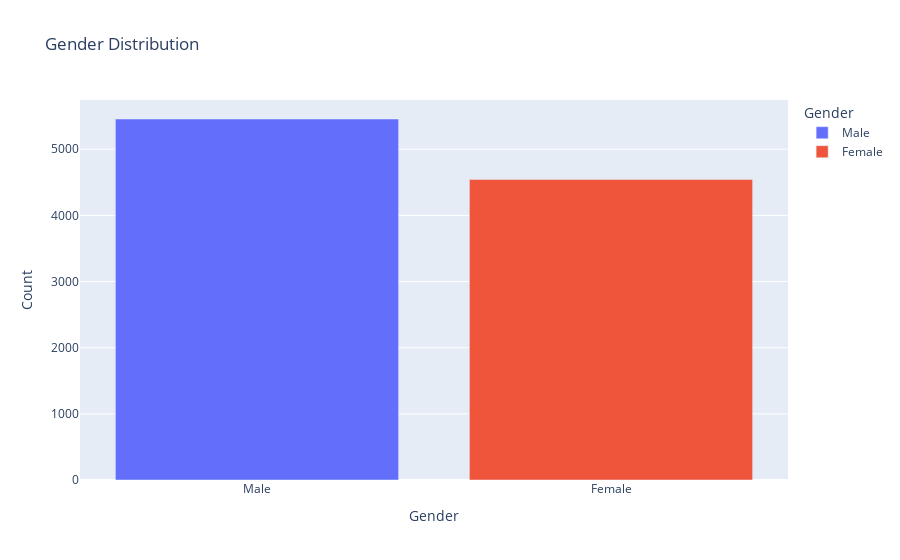
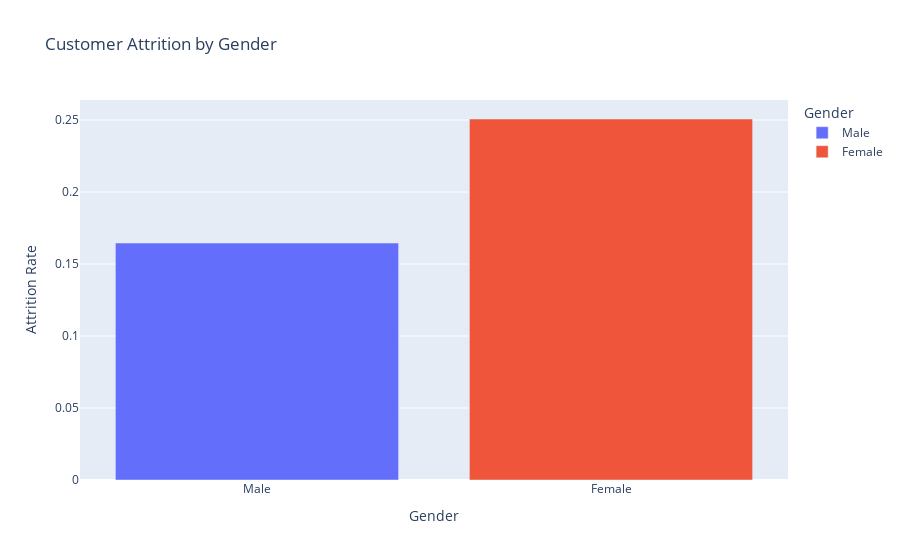

The code cell stored with these charts, in order, in its notebook:
### Markdown cell above
### Gender Distribution and Attrition by bar chart

### Code cell
# Gender Distribution Bar Chart
gender_counts = data['Gender'].value_counts().reset_index()
gender_counts.columns = ['Gender', 'Count']

fig = px.bar(gender_counts, x='Gender', y='Count', color='Gender', title="Gender Distribution")
fig.update_xaxes(title="Gender")
fig.update_yaxes(title="Count")
fig.show()

# Customer Attrition by Gender Bar Chart
gender_attrition = data.groupby("Gender")["Exited"].mean().reset_index()
gender_attrition.columns = ['Gender', 'Attrition Rate']
category_order = ['Male', 'Female']

fig = px.bar(gender_attrition, x='Gender', y='Attrition Rate', color='Gender',
        title="Customer Attrition by Gender", category_orders={"Gender": category_order})
fig.update_xaxes(title="Gender")
fig.update_yaxes(title="Attrition Rate")
fig.show()

### Figure 1 — Plotly figure (JSON) as saved in the notebook; plotly's stock layout.template omitted (floating-point values rounded to 4 significant figures)
{"data": [{"alignmentgroup": "True", "hovertemplate": "Gender=%{x}<br>Count=%{y}<extra></extra>", "legendgroup": "Male", "marker": {"color": "#636efa", "pattern": {"shape": ""}}, "name": "Male", "offsetgroup": "Male", "orientation": "v", "showlegend": true, "textposition": "auto", "type": "bar", "x": ["Male"], "xaxis": "x", "y": [5457], "yaxis": "y"}, {"alignmentgroup": "True", "hovertemplate": "Gender=%{x}<br>Count=%{y}<extra></extra>", "legendgroup": "Female", "marker": {"color": "#EF553B", "pattern": {"shape": ""}}, "name": "Female", "offsetgroup": "Female", "orientation": "v", "showlegend": true, "textposition": "auto", "type": "bar", "x": ["Female"], "xaxis": "x", "y": [4543], "yaxis": "y"}], "layout": {"barmode": "relative", "legend": {"title": {"text": "Gender"}, "tracegroupgap": 0}, "title": {"text": "Gender Distribution"}, "xaxis": {"anchor": "y", "categoryarray": ["Male", "Female"], "categoryorder": "array", "domain": [0, 1], "title": {"text": "Gender"}}, "yaxis": {"anchor": "x", "domain": [0, 1], "title": {"text": "Count"}}}}

### Figure 2 — Plotly figure (JSON) as saved in the notebook; plotly's stock layout.template omitted (floating-point values rounded to 4 significant figures)
{"data": [{"alignmentgroup": "True", "hovertemplate": "Gender=%{x}<br>Attrition Rate=%{y}<extra></extra>", "legendgroup": "Male", "marker": {"color": "#636efa", "pattern": {"shape": ""}}, "name": "Male", "offsetgroup": "Male", "orientation": "v", "showlegend": true, "textposition": "auto", "type": "bar", "x": ["Male"], "xaxis": "x", "y": [0.1646], "yaxis": "y"}, {"alignmentgroup": "True", "hovertemplate": "Gender=%{x}<br>Attrition Rate=%{y}<extra></extra>", "legendgroup": "Female", "marker": {"color": "#EF553B", "pattern": {"shape": ""}}, "name": "Female", "offsetgroup": "Female", "orientation": "v", "showlegend": true, "textposition": "auto", "type": "bar", "x": ["Female"], "xaxis": "x", "y": [0.2507], "yaxis": "y"}], "layout": {"barmode": "relative", "legend": {"title": {"text": "Gender"}, "tracegroupgap": 0}, "title": {"text": "Customer Attrition by Gender"}, "xaxis": {"anchor": "y", "categoryarray": ["Male", "Female"], "categoryorder": "array", "domain": [0, 1], "title": {"text": "Gender"}}, "yaxis": {"anchor": "x", "domain": [0, 1], "title": {"text": "Attrition Rate"}}}}
